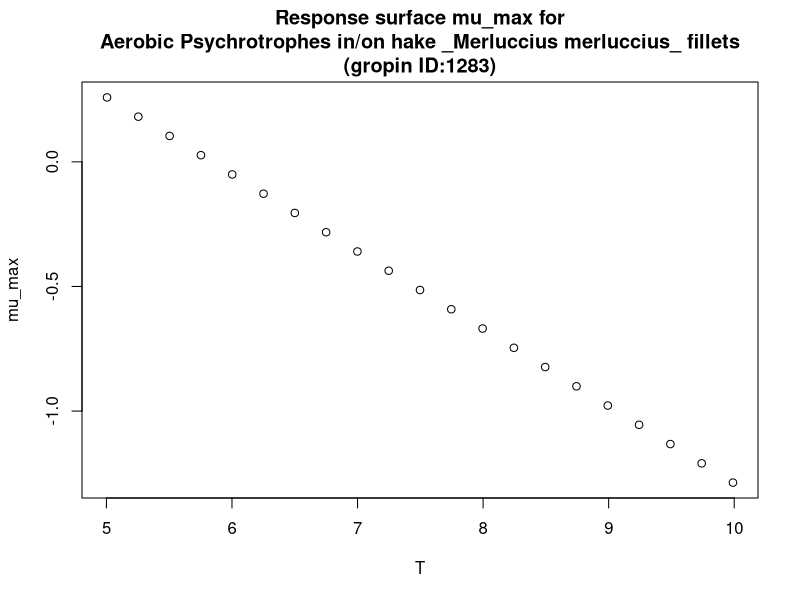

This figure's R source:
#############################
# start of Parameter script
#############################
T <- seq(5.005,9.99000999000999,length.out=21)
#############################
# end of Parameter script
#############################
############################# 
# start of Model script Gropin ID 1283 
#############################
 
# constant coefficients for this model
 
variables <- data.frame(T)
argumentsPar <- expand.grid(variables)
 
# heart of the model
response_surface <- function(T) {
   mumax <-(-0.31*T+1.81)

return(mumax=mumax)
} 

# output parameters
mumax <- cbind(argumentsPar,response_surface(argumentsPar['T']))
colnames(mumax) <- c(colnames(argumentsPar),'mumax')
#############################
# End of Model script
#############################
############################# 
# start of Visualisation script Gropin ID 1283 
#############################
plot(T,mumax$mumax,
                          xlab='T',
                          ylab='mu_max',main='Response surface mu_max for
Aerobic Psychrotrophes in/on hake _Merluccius merluccius_ fillets
(gropin ID:1283)')
#############################
# End of Visualisation script
#############################
